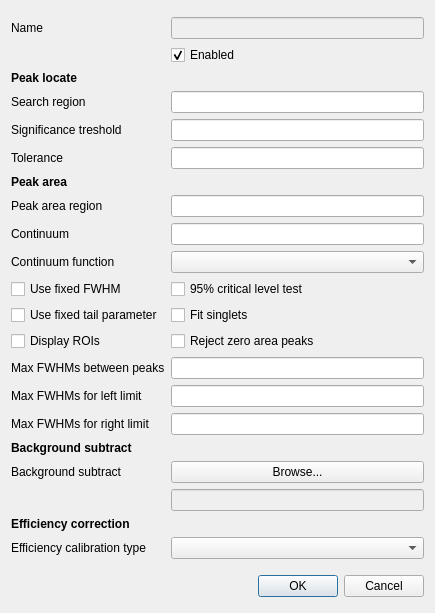
<?xml version="1.0" encoding="UTF-8"?>
<ui version="4.0">
 <class>CreateDetector</class>
 <widget class="QDialog" name="CreateDetector">
  <property name="geometry">
   <rect>
    <x>0</x>
    <y>0</y>
    <width>435</width>
    <height>596</height>
   </rect>
  </property>
  <property name="windowTitle">
   <string>Create detector</string>
  </property>
  <property name="windowIcon">
   <iconset resource="nailab.qrc">
    <normaloff>:/Nailab/Resources/rad01.ico</normaloff>:/Nailab/Resources/rad01.ico</iconset>
  </property>
  <property name="modal">
   <bool>true</bool>
  </property>
  <layout class="QFormLayout" name="formLayout">
   <item row="3" column="0">
    <widget class="QLabel" name="label_10">
     <property name="font">
      <font>
       <weight>75</weight>
       <bold>true</bold>
      </font>
     </property>
     <property name="text">
      <string>Peak locate</string>
     </property>
    </widget>
   </item>
   <item row="4" column="0">
    <widget class="QLabel" name="label">
     <property name="text">
      <string>Search region</string>
     </property>
    </widget>
   </item>
   <item row="4" column="1">
    <widget class="QLineEdit" name="tbSearchRegion"/>
   </item>
   <item row="5" column="0">
    <widget class="QLabel" name="label_2">
     <property name="text">
      <string>Significance treshold</string>
     </property>
    </widget>
   </item>
   <item row="5" column="1">
    <widget class="QLineEdit" name="tbSignificanceTreshold"/>
   </item>
   <item row="6" column="0">
    <widget class="QLabel" name="label_3">
     <property name="text">
      <string>Tolerance</string>
     </property>
    </widget>
   </item>
   <item row="6" column="1">
    <widget class="QLineEdit" name="tbTolerance"/>
   </item>
   <item row="7" column="0">
    <widget class="QLabel" name="label_11">
     <property name="font">
      <font>
       <weight>75</weight>
       <bold>true</bold>
      </font>
     </property>
     <property name="text">
      <string>Peak area</string>
     </property>
    </widget>
   </item>
   <item row="8" column="0">
    <widget class="QLabel" name="label_5">
     <property name="text">
      <string>Peak area region</string>
     </property>
    </widget>
   </item>
   <item row="8" column="1">
    <widget class="QLineEdit" name="tbPeakAreaRegion"/>
   </item>
   <item row="9" column="0">
    <widget class="QLabel" name="label_4">
     <property name="text">
      <string>Continuum</string>
     </property>
    </widget>
   </item>
   <item row="9" column="1">
    <widget class="QLineEdit" name="tbContinuum"/>
   </item>
   <item row="10" column="0">
    <widget class="QLabel" name="label_7">
     <property name="text">
      <string>Continuum function</string>
     </property>
    </widget>
   </item>
   <item row="11" column="0">
    <widget class="QCheckBox" name="cbUseFixedFWHM">
     <property name="text">
      <string>Use fixed FWHM</string>
     </property>
    </widget>
   </item>
   <item row="11" column="1">
    <widget class="QCheckBox" name="cbCriticalLevelTest">
     <property name="text">
      <string>95% critical level test</string>
     </property>
    </widget>
   </item>
   <item row="12" column="0">
    <widget class="QCheckBox" name="cbUseFixedTailParameter">
     <property name="text">
      <string>Use fixed tail parameter</string>
     </property>
    </widget>
   </item>
   <item row="12" column="1">
    <widget class="QCheckBox" name="cbFixSinglets">
     <property name="text">
      <string>Fit singlets</string>
     </property>
    </widget>
   </item>
   <item row="13" column="0">
    <widget class="QCheckBox" name="cbDisplayROIs">
     <property name="text">
      <string>Display ROIs</string>
     </property>
    </widget>
   </item>
   <item row="13" column="1">
    <widget class="QCheckBox" name="cbRejectZeroAreaPeaks">
     <property name="text">
      <string>Reject zero area peaks</string>
     </property>
    </widget>
   </item>
   <item row="14" column="0">
    <widget class="QLabel" name="label_9">
     <property name="text">
      <string>Max FWHMs between peaks</string>
     </property>
    </widget>
   </item>
   <item row="14" column="1">
    <widget class="QLineEdit" name="tbMaxFWHMsBetweenPeaks"/>
   </item>
   <item row="15" column="0">
    <widget class="QLabel" name="label_12">
     <property name="text">
      <string>Max FWHMs for left limit</string>
     </property>
    </widget>
   </item>
   <item row="15" column="1">
    <widget class="QLineEdit" name="tbMaxFWHMsForLeftLimit"/>
   </item>
   <item row="16" column="0">
    <widget class="QLabel" name="label_6">
     <property name="text">
      <string>Max FWHMs for right limit</string>
     </property>
    </widget>
   </item>
   <item row="16" column="1">
    <widget class="QLineEdit" name="tbMaxFWHMsForRightLimit"/>
   </item>
   <item row="17" column="0">
    <widget class="QLabel" name="label_13">
     <property name="font">
      <font>
       <weight>75</weight>
       <bold>true</bold>
      </font>
     </property>
     <property name="text">
      <string>Background subtract</string>
     </property>
    </widget>
   </item>
   <item row="19" column="1">
    <widget class="QLineEdit" name="tbBackgroundSubtract">
     <property name="enabled">
      <bool>false</bool>
     </property>
     <property name="sizePolicy">
      <sizepolicy hsizetype="Expanding" vsizetype="Fixed">
       <horstretch>0</horstretch>
       <verstretch>0</verstretch>
      </sizepolicy>
     </property>
     <property name="maximumSize">
      <size>
       <width>16777215</width>
       <height>16777215</height>
      </size>
     </property>
     <property name="dragEnabled">
      <bool>false</bool>
     </property>
    </widget>
   </item>
   <item row="20" column="0">
    <widget class="QLabel" name="label_14">
     <property name="font">
      <font>
       <weight>75</weight>
       <bold>true</bold>
      </font>
     </property>
     <property name="text">
      <string>Efficiency correction</string>
     </property>
    </widget>
   </item>
   <item row="21" column="0">
    <widget class="QLabel" name="label_15">
     <property name="text">
      <string>Efficiency calibration type</string>
     </property>
    </widget>
   </item>
   <item row="23" column="0" colspan="2">
    <layout class="QHBoxLayout">
     <property name="spacing">
      <number>6</number>
     </property>
     <property name="leftMargin">
      <number>0</number>
     </property>
     <property name="topMargin">
      <number>0</number>
     </property>
     <property name="rightMargin">
      <number>0</number>
     </property>
     <property name="bottomMargin">
      <number>0</number>
     </property>
     <item>
      <spacer>
       <property name="orientation">
        <enum>Qt::Horizontal</enum>
       </property>
       <property name="sizeHint" stdset="0">
        <size>
         <width>131</width>
         <height>31</height>
        </size>
       </property>
      </spacer>
     </item>
     <item>
      <widget class="QPushButton" name="okButton">
       <property name="text">
        <string>OK</string>
       </property>
      </widget>
     </item>
     <item>
      <widget class="QPushButton" name="cancelButton">
       <property name="text">
        <string>Cancel</string>
       </property>
      </widget>
     </item>
    </layout>
   </item>
   <item row="10" column="1">
    <widget class="QComboBox" name="cboxContinuumFunction"/>
   </item>
   <item row="22" column="0">
    <spacer name="verticalSpacer">
     <property name="orientation">
      <enum>Qt::Vertical</enum>
     </property>
     <property name="sizeHint" stdset="0">
      <size>
       <width>20</width>
       <height>40</height>
      </size>
     </property>
    </spacer>
   </item>
   <item row="0" column="0">
    <spacer name="verticalSpacer_2">
     <property name="orientation">
      <enum>Qt::Vertical</enum>
     </property>
     <property name="sizeHint" stdset="0">
      <size>
       <width>20</width>
       <height>40</height>
      </size>
     </property>
    </spacer>
   </item>
   <item row="1" column="1">
    <widget class="QLineEdit" name="tbName">
     <property name="enabled">
      <bool>false</bool>
     </property>
    </widget>
   </item>
   <item row="1" column="0">
    <widget class="QLabel" name="label_16">
     <property name="text">
      <string>Name</string>
     </property>
    </widget>
   </item>
   <item row="21" column="1">
    <widget class="QComboBox" name="cboxEfficiencyCalibrationType"/>
   </item>
   <item row="18" column="1">
    <widget class="QPushButton" name="btnBackgroundSubtract">
     <property name="text">
      <string>Browse...</string>
     </property>
    </widget>
   </item>
   <item row="18" column="0">
    <widget class="QLabel" name="label_8">
     <property name="text">
      <string>Background subtract</string>
     </property>
    </widget>
   </item>
   <item row="2" column="1">
    <widget class="QCheckBox" name="cbEnabled">
     <property name="text">
      <string>Enabled</string>
     </property>
     <property name="checked">
      <bool>true</bool>
     </property>
    </widget>
   </item>
  </layout>
 </widget>
 <resources>
  <include location="nailab.qrc"/>
 </resources>
 <connections>
  <connection>
   <sender>okButton</sender>
   <signal>clicked()</signal>
   <receiver>CreateDetector</receiver>
   <slot>accept()</slot>
   <hints>
    <hint type="sourcelabel">
     <x>278</x>
     <y>253</y>
    </hint>
    <hint type="destinationlabel">
     <x>96</x>
     <y>254</y>
    </hint>
   </hints>
  </connection>
  <connection>
   <sender>cancelButton</sender>
   <signal>clicked()</signal>
   <receiver>CreateDetector</receiver>
   <slot>reject()</slot>
   <hints>
    <hint type="sourcelabel">
     <x>369</x>
     <y>253</y>
    </hint>
    <hint type="destinationlabel">
     <x>179</x>
     <y>282</y>
    </hint>
   </hints>
  </connection>
 </connections>
</ui>
